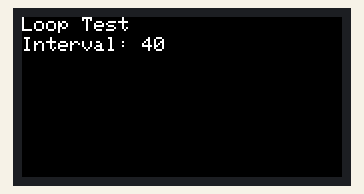
A sketch run on a simulated ESP32. Shown: 160×80 colour display. What the sketch prints to the serial monitor is not drawn.

Above: at 0.3 s.

Measured:
- what the display in image 0 shows lasts 1.0 s, from 0.2 s to 1.2 s

The sketch:

m5stickc_loop_test.ino
```cpp
#include <M5StickC.h>

unsigned long now = 0;
unsigned long old = 0;

void setup() {
  M5.begin();
  M5.Lcd.setRotation(3);
  M5.Lcd.fillScreen(BLACK);
  M5.Lcd.setCursor(0, 0);
  M5.Lcd.print("Loop Test");

  now = millis();
  old = millis();
}

void loop() {
  now = millis();

  if ((now - old) >= 40) {
    M5.Lcd.setCursor(0, 10);
    M5.Lcd.printf("Interval: %d", (now - old));
    Serial.println(now - old);

    old = now;
  }
}
```
